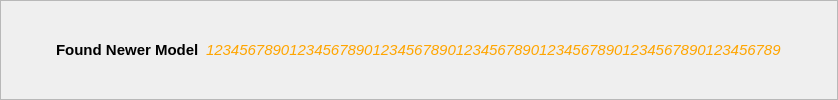
     <widget class="QFrame" name="updatedModelFrame">
      <property name="frameShape">
       <enum>QFrame::StyledPanel</enum>
      </property>
      <property name="frameShadow">
       <enum>QFrame::Raised</enum>
      </property>
      <layout class="QHBoxLayout" name="horizontalLayout_8">
       <property name="spacing">
        <number>0</number>
       </property>
       <property name="leftMargin">
        <number>55</number>
       </property>
       <property name="topMargin">
        <number>0</number>
       </property>
       <property name="rightMargin">
        <number>55</number>
       </property>
       <property name="bottomMargin">
        <number>0</number>
       </property>
       <item>
        <widget class="QLabel" name="updated_modelLabel">
         <property name="font">
          <font>
           <pointsize>11</pointsize>
           <bold>true</bold>
          </font>
         </property>
         <property name="text">
          <string>Found Newer Model</string>
         </property>
        </widget>
       </item>
       <item>
        <widget class="QLabel" name="updated_modelTextcon">
         <property name="text">
          <string/>
         </property>
         <property name="pixmap">
          <pixmap>../icons/chevron-right.svg</pixmap>
         </property>
         <property name="alignment">
          <set>Qt::AlignCenter</set>
         </property>
        </widget>
       </item>
       <item>
        <widget class="QLabel" name="updated_modelText">
         <property name="sizePolicy">
          <sizepolicy hsizetype="MinimumExpanding" vsizetype="Preferred">
           <horstretch>0</horstretch>
           <verstretch>0</verstretch>
          </sizepolicy>
         </property>
         <property name="font">
          <font>
           <pointsize>11</pointsize>
           <italic>true</italic>
          </font>
         </property>
         <property name="toolTip">
          <string>&lt;html&gt;&lt;head/&gt;&lt;body&gt;&lt;p&gt;The Error returned by the Validator. The direct Position will be delivered if possible.&lt;/p&gt;&lt;p&gt;Click on the Error to open your INTERLIS Transfer-File with your preferred editor for XML Files. &lt;/p&gt;&lt;/body&gt;&lt;/html&gt;</string>
         </property>
         <property name="styleSheet">
          <string notr="true">QLabel { color : orange; }</string>
         </property>
         <property name="frameShape">
          <enum>QFrame::NoFrame</enum>
         </property>
         <property name="text">
          <string>123456789012345678901234567890123456789012345678901234567890123456789</string>
         </property>
         <property name="scaledContents">
          <bool>false</bool>
         </property>
         <property name="alignment">
          <set>Qt::AlignLeading|Qt::AlignLeft|Qt::AlignVCenter</set>
         </property>
         <property name="wordWrap">
          <bool>true</bool>
         </property>
         <property name="indent">
          <number>0</number>
         </property>
         <property name="openExternalLinks">
          <bool>true</bool>
         </property>
         <property name="textInteractionFlags">
          <set>Qt::LinksAccessibleByMouse|Qt::TextSelectableByMouse</set>
         </property>
        </widget>
       </item>
      </layout>
     </widget>
